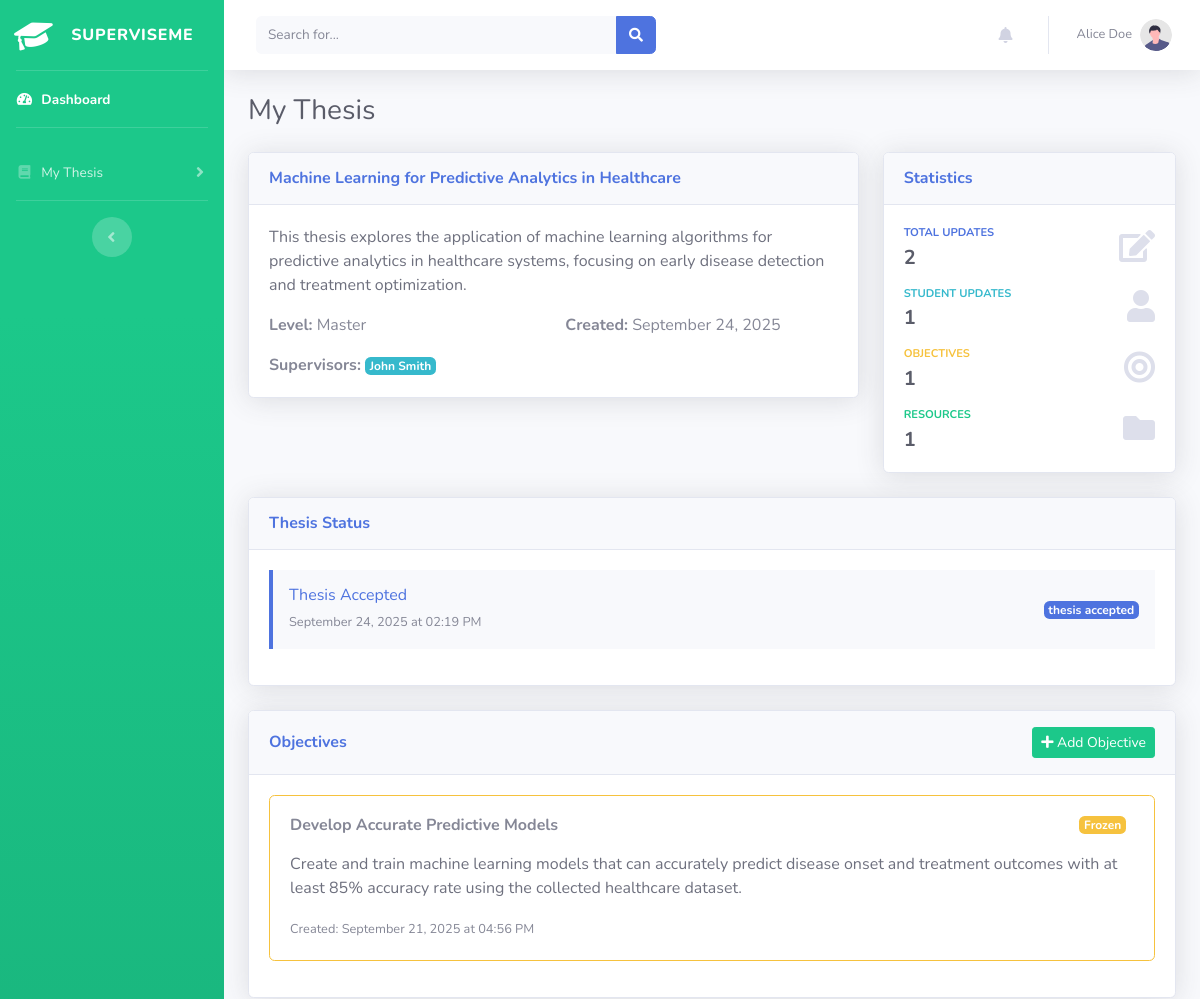
The page /student/thesis (signed in, upper part) on the database as committed earlier.
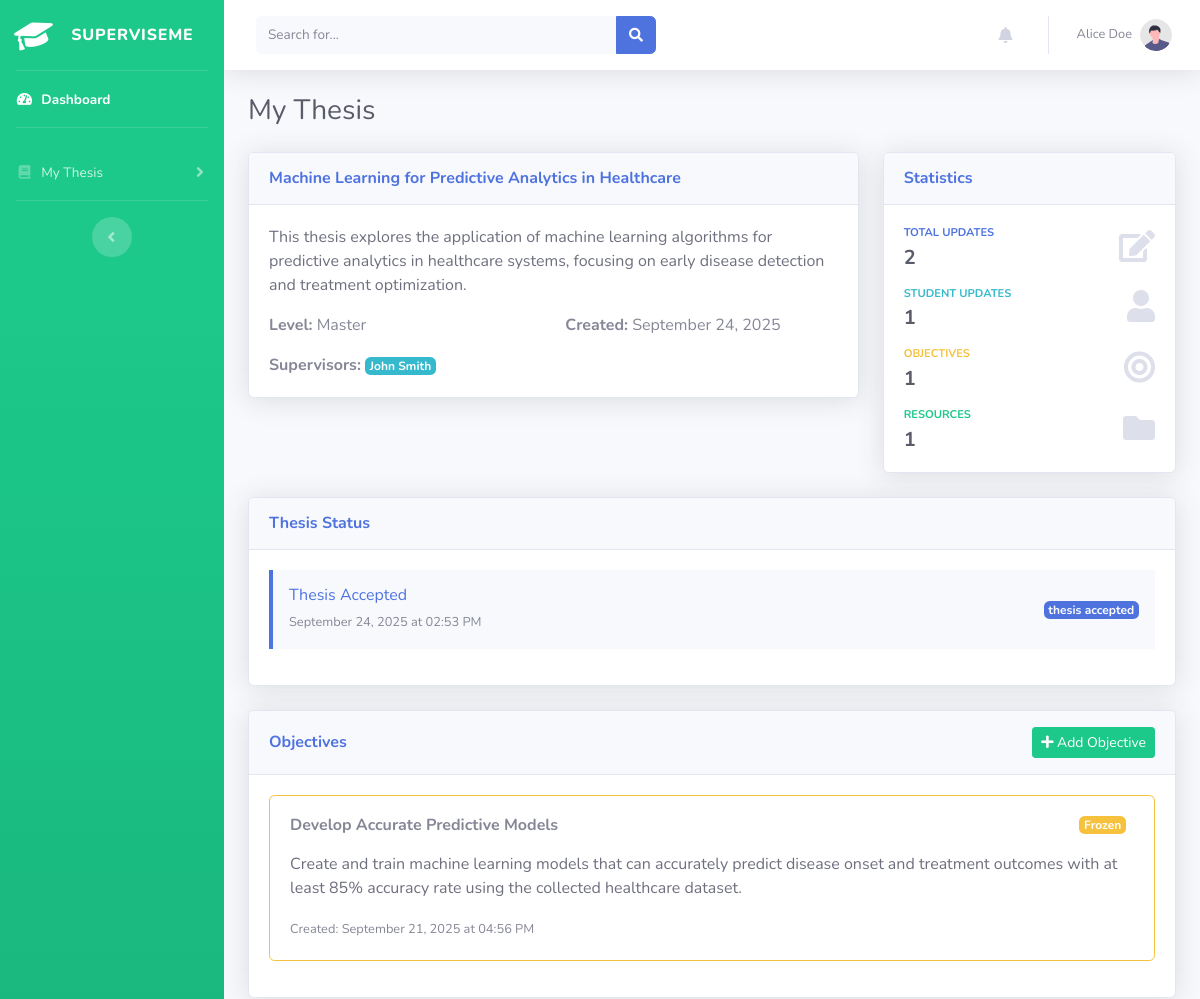
The same page on the database as committed later.
### superviseme/models.py (models this page shows)
class Thesis_Status(db.Model):
    __tablename__ = "thesis_status"
    id = db.Column(db.Integer, primary_key=True)
    thesis_id = db.Column(db.Integer, db.ForeignKey("thesis.id"), nullable=False)
    status = db.Column(db.String(20), nullable=False)
    updated_at = db.Column(db.Integer, nullable=False)
    thesis = db.relationship("Thesis", backref="status", lazy=True)

### superviseme/routes/student.py (the view)
@student.route("/student/thesis")
@login_required
def thesis_data():
    privilege_check = check_privileges(current_user.username, role="student")
    if privilege_check is not True:
        return privilege_check
    thesis = Thesis.query.filter_by(author_id=current_user.id).first()
    if not thesis:
        return render_template("student/no_thesis.html")
    thesis_supervisors = Thesis_Supervisor.query.filter_by(thesis_id=thesis.id).all()
    supervisors = [ts.supervisor for ts in thesis_supervisors]
    tags = Thesis_Tag.query.filter_by(thesis_id=thesis.id).all()
    parent_updates = Thesis_Update.query.filter_by(
        thesis_id=thesis.id,
        parent_id=None
    ).order_by(Thesis_Update.created_at.desc()).all()
    all_comments = Thesis_Update.query.filter(
        Thesis_Update.thesis_id == thesis.id,
        Thesis_Update.parent_id.isnot(None)
    ).order_by(Thesis_Update.created_at.asc()).all()
    comments_by_parent = {}
    for comment in all_comments:
        if comment.parent_id not in comments_by_parent:
            comments_by_parent[comment.parent_id] = []
        comments_by_parent[comment.parent_id].append(comment)
    updates = Thesis_Update.query.filter_by(thesis_id=thesis.id).order_by(Thesis_Update.created_at.desc()).all()
    resources = Resource.query.filter_by(thesis_id=thesis.id).all()
    objectives = Thesis_Objective.query.filter_by(thesis_id=thesis.id).order_by(Thesis_Objective.created_at.desc()).all()
    hypotheses = Thesis_Hypothesis.query.filter_by(thesis_id=thesis.id).order_by(Thesis_Hypothesis.created_at.desc()).all()
    todos = Todo.query.filter_by(thesis_id=thesis.id).order_by(Todo.created_at.desc()).all()
    meeting_notes = MeetingNote.query.filter_by(thesis_id=thesis.id).order_by(MeetingNote.created_at.desc()).all()
    thesis_statuses = Thesis_Status.query.filter_by(thesis_id=thesis.id).order_by(Thesis_Status.updated_at.desc()).all()
    return render_template("student/thesis.html", thesis=thesis, supervisors=supervisors,
                           tags=tags, updates=updates, parent_updates=parent_updates,
                           comments_by_parent=comments_by_parent, resources=resources,
                           objectives=objectives, hypotheses=hypotheses, todos=todos,
                           meeting_notes=meeting_notes, thesis_statuses=thesis_statuses, dt=datetime.fromtimestamp)

### superviseme/utils/logging_config.py (called while the page is built)
def log_request_response(app, loggers):
    @app.before_request
    def log_request_info():
        loggers['access_logger'].info("Request started", extra={
            'event_type': 'request_start',
            'endpoint': request.endpoint,
            'url_rule': str(request.url_rule) if request.url_rule else None,
            'content_length': request.content_length,
            'content_type': request.content_type
        })
    @app.after_request
    def log_response_info(response):
        loggers['access_logger'].info("Request completed", extra={
            'event_type': 'request_end',
            'status_code': response.status_code,
            'content_length': response.content_length,
            'content_type': response.content_type
        })
        return response

### superviseme/utils/miscellanea.py (called while the page is built, shortened)
def check_privileges(username, role="admin"):
    user = User_mgmt.query.filter_by(username=username).first()
    if not user:
        abort(404)
    return True

### superviseme/templates/student/thesis.html (shortened to what the changed rows need)
{% include 'admin/components/header.html' %}
<body id="page-top">
    <div id="wrapper">
        <div id="content-wrapper" class="d-flex flex-column">
            <div id="content">
                <div class="container-fluid">
                    <div class="d-sm-flex align-items-center justify-content-between mb-4">
                        <h1 class="h3 mb-0 text-gray-800">My Thesis</h1>
                    </div>
                    <div class="row">
                        <div class="col-12">
                            <div class="card shadow mb-4">
                                <div class="card-body">
                                    {% if thesis_statuses %}
                                        <div class="timeline">
                                            {% for status in thesis_statuses %}
                                            <div class="timeline-item mb-3 p-3 bg-light border-left-primary">
                                                <div class="d-flex justify-content-between align-items-center">
                                                    <div class="status-info">
                                                        <h6 class="mb-1 text-primary">{{ status.status|title }}</h6>
                                                        <small class="text-muted">
                                                            {{ dt(status.updated_at).strftime('%B %d, %Y at %I:%M %p') if status.updated_at else 'Unknown time' }}
                                                        </small>
                                                    </div>
                                                    <span class="badge badge-primary">{{ status.status }}</span>
                                                </div>
                                            </div>
                                            {% endfor %}
                                        </div>
                                    {% else %}
                                        <div class="text-center py-4">
                                            <i class="fas fa-info-circle fa-2x text-gray-300 mb-3"></i>
                                            <p class="text-muted">No status updates yet.</p>
                                        </div>
                                    {% endif %}
                                </div>
                            </div>
                        </div>
                    </div>
                </div>
            </div>
            {% include 'admin/components/footer.html' %}
</body>
</html>

Rows that differ between the two databases and show on the page:
changed Thesis_Status "Thesis Accepted": updated_at "September 24, 2025 at 02:19 PM" → "September 24, 2025 at 02:53 PM"
